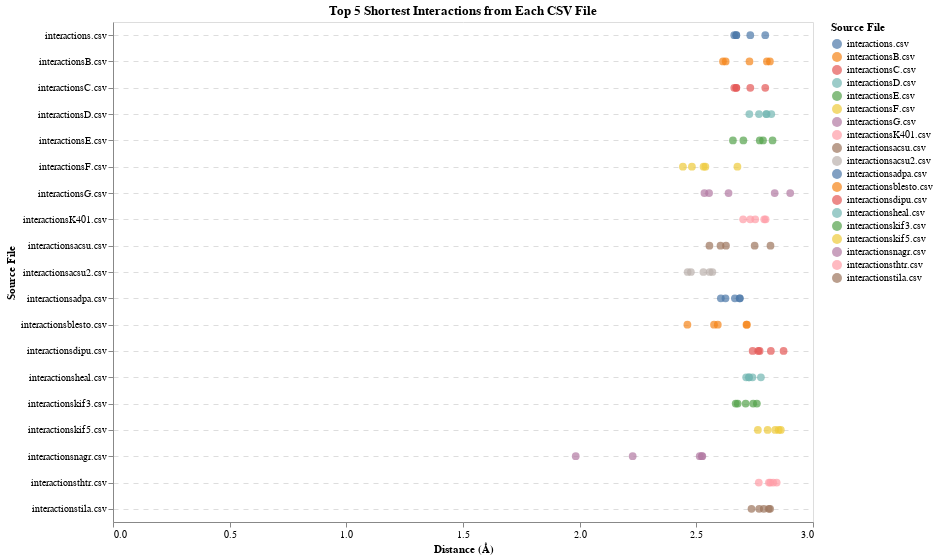

Notebook code for this chart:
### Code cell
import pandas as pd
import altair as alt
import os

# Directory containing the CSV files
input_directory_path = '/Users/jazzeruncal/git/Jazzer_surf/data'  # Update this to your input directory path

# List all CSV files in the directory
csv_files = [f for f in os.listdir(input_directory_path) if f.endswith('.csv')]

# Initialize a list to hold the top 5 interactions from each file
all_top_5_interactions = []

# Process each CSV file
for csv_file in csv_files:
    file_path = os.path.join(input_directory_path, csv_file)
    
    # Load the CSV file
    data = pd.read_csv(file_path)
    
    # Apply the distance filter
    filtered_data = data[data["Distance (Å)"] < 4]
    
    # Sort the data by distance to get the shortest interactions
    sorted_data = filtered_data.sort_values(by="Distance (Å)")
    
    # Select the top 5 shortest interactions
    top_5_interactions = sorted_data.head(5)
    
    # Add a column for the source file
    top_5_interactions['Source File'] = csv_file
    
    # Append to the list
    all_top_5_interactions.append(top_5_interactions)

# Combine all top 5 interactions into a single DataFrame
combined_data = pd.concat(all_top_5_interactions)

# Create the plot
jitter = alt.Chart(combined_data).mark_circle(size=60).encode(
    x=alt.X('Distance (Å):Q', title='Distance (Å)'),
    y=alt.Y('Source File:N', title='Source File'),
    color=alt.Color('Source File:N', legend=alt.Legend(title="Source File")),
    tooltip=['ATP Complete Atom Name', 'Binding Complete Atom Name', 'Binding Residue ID', 'Binding Residue Name', 'Distance (Å)', 'Source File']
).transform_calculate(
    jitter='sqrt(-2*log(random()))*cos(2*PI*random())'
).encode(
    x=alt.X('Distance (Å):Q', title='Distance (Å)', axis=alt.Axis(grid=False)),
    y=alt.Y('Source File:N', title='Source File', axis=alt.Axis(grid=True)),
    xOffset='jitter:Q'
).properties(
    height=500,
    width=700,
    title='Top 5 Shortest Interactions from Each CSV File'
).configure_axis(
    gridDash=[5, 5],
    tickCount=5
).configure_text(
    fontWeight='bold'
)

# Save the plot as an HTML file
jitter.save('top_5_shortest_interactions.html')

# Display the plot in the notebook
jitter

### Figure 1 — Vega-Lite specification as saved in the notebook (floating-point values rounded to 4 significant figures)
{"config": {"view": {"continuousWidth": 300, "continuousHeight": 300}, "axis": {"gridDash": [5, 5], "tickCount": 5}, "text": {"fontWeight": "bold"}}, "data": {"name": "data-3417d93863bc75c8fded583823f98231"}, "mark": {"type": "circle", "size": 60}, "encoding": {"color": {"field": "Source File", "legend": {"title": "Source File"}, "type": "nominal"}, "tooltip": [{"field": "ATP Complete Atom Name", "type": "nominal"}, {"field": "Binding Complete Atom Name", "type": "nominal"}, {"field": "Binding Residue ID", "type": "quantitative"}, {"field": "Binding Residue Name", "type": "nominal"}, {"field": "Distance (Å)", "type": "quantitative"}, {"field": "Source File", "type": "nominal"}], "x": {"axis": {"grid": false}, "field": "Distance (Å)", "title": "Distance (Å)", "type": "quantitative"}, "xOffset": {"field": "jitter", "type": "quantitative"}, "y": {"axis": {"grid": true}, "field": "Source File", "title": "Source File", "type": "nominal"}}, "height": 500, "title": "Top 5 Shortest Interactions from Each CSV File", "transform": [{"calculate": "sqrt(-2*log(random()))*cos(2*PI*random())", "as": "jitter"}], "width": 700, "$schema": "https://vega.github.io/schema/vega-lite/v5.8.0.json", "datasets": {"data-3417d93863bc75c8fded583823f98231": [{"ATP Residue Name": "ATP", "ATP Residue ID": 1, "ATP Atom Name": "O3B", "Binding Residue Name": "SER", "Binding Residue ID": 87, "Binding Atom Name": "N", "Distance (Å)": 2.713, "ATP Complete Atom Name": "Oxygen 3 beta", "Binding Complete Atom Name": "Nitrogen", "Binding Residue Single Letter": "S", "Source File": "interactionsheal.csv"}, {"ATP Residue Name": "ATP", "ATP Residue ID": 1, "ATP Atom Name": "O1A", "Binding Residue Name": "HIS", "Binding Residue ID": 92, "Binding Atom Name": "N", "Distance (Å)": 2.726, "ATP Complete Atom Name": "Oxygen 1 alpha", "Binding Complete Atom Name": "Nitrogen", "Binding Residue Single Letter": "H", "Source File": "interactionsheal.csv"}, {"ATP Residue Name": "ATP", "ATP Residue ID": 1, "ATP Atom Name": "O3B", "Binding Residue Name": "SER", "Binding Residue ID": 87, "Binding Atom Name": "N", "Distance (Å)": 2.726, "ATP Complete Atom Name": "Oxygen 3 beta", "Binding Complete Atom Name": "Nitrogen", "Binding Residue Single Letter": "S", "Source File": "interactionsheal.csv"}, {"ATP Residue Name": "ATP", "ATP Residue ID": 1, "ATP Atom Name": "O1A", "Binding Residue Name": "HIS", "Binding Residue ID": 92, "Binding Atom Name": "N", "Distance (Å)": 2.741, "ATP Complete Atom Name": "Oxygen 1 alpha", "Binding Complete Atom Name": "Nitrogen", "Binding Residue Single Letter": "H", "Source File": "interactionsheal.csv"}, {"ATP Residue Name": "ATP", "ATP Residue ID": 1, "ATP Atom Name": "O1B", "Binding Residue Name": "THR", "Binding Residue ID": 91, "Binding Atom Name": "N", "Distance (Å)": 2.777, "ATP Complete Atom Name": "Oxygen 1 beta", "Binding Complete Atom Name": "Nitrogen", "Binding Residue Single Letter": "T", "Source File": "interactionsheal.csv"}, {"ATP Residue Name": "ATP", "ATP Residue ID": 1, "ATP Atom Name": "O2A", "Binding Residue Name": "TYR", "Binding Residue ID": 156, "Binding Atom Name": "N", "Distance (Å)": 2.768, "ATP Complete Atom Name": "Oxygen 2 alpha", "Binding Complete Atom Name": "Nitrogen", "Binding Residue Single Letter": "Y", "Source File": "interactionsthtr.csv"}, {"ATP Residue Name": "ATP", "ATP Residue ID": 1, "ATP Atom Name": "O1B", "Binding Residue Name": "THR", "Binding Residue ID": 155, "Binding Atom Name": "N", "Distance (Å)": 2.811, "ATP Complete Atom Name": "Oxygen 1 beta", "Binding Complete Atom Name": "Nitrogen", "Binding Residue Single Letter": "T", "Source File": "interactionsthtr.csv"}, {"ATP Residue Name": "ATP", "ATP Residue ID": 1, "ATP Atom Name": "O1B", "Binding Residue Name": "THR", "Binding Residue ID": 155, "Binding Atom Name": "OG1", "Distance (Å)": 2.818, "ATP Complete Atom Name": "Oxygen 1 beta", "Binding Complete Atom Name": "Oxygen gamma 1", "Binding Residue Single Letter": "T", "Source File": "interactionsthtr.csv"}, {"ATP Residue Name": "ATP", "ATP Residue ID": 1, "ATP Atom Name": "O2A", "Binding Residue Name": "TYR", "Binding Residue ID": 156, "Binding Atom Name": "N", "Distance (Å)": 2.829, "ATP Complete Atom Name": "Oxygen 2 alpha", "Binding Complete Atom Name": "Nitrogen", "Binding Residue Single Letter": "Y", "Source File": "interactionsthtr.csv"}, {"ATP Residue Name": "ATP", "ATP Residue ID": 1, "ATP Atom Name": "O1B", "Binding Residue Name": "THR", "Binding Residue ID": 155, "Binding Atom Name": "N", "Distance (Å)": 2.844, "ATP Complete Atom Name": "Oxygen 1 beta", "Binding Complete Atom Name": "Nitrogen", "Binding Residue Single Letter": "T", "Source File": "interactionsthtr.csv"}, {"ATP Residue Name": "ATP", "ATP Residue ID": 1, "ATP Atom Name": "O1G", "Binding Residue Name": "THR", "Binding Residue ID": 94, "Binding Atom Name": "CA", "Distance (Å)": 2.535, "ATP Complete Atom Name": "Oxygen 1 gamma", "Binding Complete Atom Name": "Calcium", "Binding Residue Single Letter": "T", "Source File": "interactionsG.csv"}, {"ATP Residue Name": "ATP", "ATP Residue ID": 1, "ATP Atom Name": "O3B", "Binding Residue Name": "SER", "Binding Residue ID": 95, "Binding Atom Name": "N", "Distance (Å)": 2.555, "ATP Complete Atom Name": "Oxygen 3 beta", "Binding Complete Atom Name": "Nitrogen", "Binding Residue Single Letter": "S", "Source File": "interactionsG.csv"}, {"ATP Residue Name": "ATP", "ATP Residue ID": 1, "ATP Atom Name": "O2B", "Binding Residue Name": "SER", "Binding Residue ID": 96, "Binding Atom Name": "N", "Distance (Å)": 2.638, "ATP Complete Atom Name": "Oxygen 2 beta", "Binding Complete Atom Name": "Nitrogen", "Binding Residue Single Letter": "S", "Source File": "interactionsG.csv"}, {"ATP Residue Name": "ATP", "ATP Residue ID": 1, "ATP Atom Name": "O1B", "Binding Residue Name": "THR", "Binding Residue ID": 99, "Binding Atom Name": "OG1", "Distance (Å)": 2.836, "ATP Complete Atom Name": "Oxygen 1 beta", "Binding Complete Atom Name": "Oxygen gamma 1", "Binding Residue Single Letter": "T", "Source File": "interactionsG.csv"}, {"ATP Residue Name": "ATP", "ATP Residue ID": 1, "ATP Atom Name": "O2A", "Binding Residue Name": "HIS", "Binding Residue ID": 100, "Binding Atom Name": "N", "Distance (Å)": 2.902, "ATP Complete Atom Name": "Oxygen 2 alpha", "Binding Complete Atom Name": "Nitrogen", "Binding Residue Single Letter": "H", "Source File": "interactionsG.csv"}, {"ATP Residue Name": "ATP", "ATP Residue ID": 1, "ATP Atom Name": "O1G", "Binding Residue Name": "LYS", "Binding Residue ID": 98, "Binding Atom Name": "NZ", "Distance (Å)": 2.662, "ATP Complete Atom Name": "Oxygen 1 gamma", "Binding Complete Atom Name": "Nitrogen zeta", "Binding Residue Single Letter": "K", "Source File": "interactions.csv"}, {"ATP Residue Name": "ATP", "ATP Residue ID": 1, "ATP Atom Name": "O3B", "Binding Residue Name": "SER", "Binding Residue ID": 95, "Binding Atom Name": "N", "Distance (Å)": 2.671, "ATP Complete Atom Name": "Oxygen 3 beta", "Binding Complete Atom Name": "Nitrogen", "Binding Residue Single Letter": "S", "Source File": "interactions.csv"}, {"ATP Residue Name": "ATP", "ATP Residue ID": 1, "ATP Atom Name": "O1G", "Binding Residue Name": "LYS", "Binding Residue ID": 98, "Binding Atom Name": "NZ", "Distance (Å)": 2.672, "ATP Complete Atom Name": "Oxygen 1 gamma", "Binding Complete Atom Name": "Nitrogen zeta", "Binding Residue Single Letter": "K", "Source File": "interactions.csv"}, {"ATP Residue Name": "ATP", "ATP Residue ID": 1, "ATP Atom Name": "O1A", "Binding Residue Name": "HIS", "Binding Residue ID": 100, "Binding Atom Name": "N", "Distance (Å)": 2.731, "ATP Complete Atom Name": "Oxygen 1 alpha", "Binding Complete Atom Name": "Nitrogen", "Binding Residue Single Letter": "H", "Source File": "interactions.csv"}, {"ATP Residue Name": "ATP", "ATP Residue ID": 1, "ATP Atom Name": "O2B", "Binding Residue Name": "THR", "Binding Residue ID": 99, "Binding Atom Name": "OG1", "Distance (Å)": 2.795, "ATP Complete Atom Name": "Oxygen 2 beta", "Binding Complete Atom Name": "Oxygen gamma 1", "Binding Residue Single Letter": "T", "Source File": "interactions.csv"}, {"ATP Residue Name": "ATP", "ATP Residue ID": 1, "ATP Atom Name": "O1G", "Binding Residue Name": "LYS", "Binding Residue ID": 95, "Binding Atom Name": "NZ", "Distance (Å)": 2.736, "ATP Complete Atom Name": "Oxygen 1 gamma", "Binding Complete Atom Name": "Nitrogen zeta", "Binding Residue Single Letter": "K", "Source File": "interactionstila.csv"}, {"ATP Residue Name": "ATP", "ATP Residue ID": 1, "ATP Atom Name": "O1B", "Binding Residue Name": "LYS", "Binding Residue ID": 95, "Binding Atom Name": "NZ", "Distance (Å)": 2.769, "ATP Complete Atom Name": "Oxygen 1 beta", "Binding Complete Atom Name": "Nitrogen zeta", "Binding Residue Single Letter": "K", "Source File": "interactionstila.csv"}, {"ATP Residue Name": "ATP", "ATP Residue ID": 1, "ATP Atom Name": "O2A", "Binding Residue Name": "HIS", "Binding Residue ID": 97, "Binding Atom Name": "N", "Distance (Å)": 2.789, "ATP Complete Atom Name": "Oxygen 2 alpha", "Binding Complete Atom Name": "Nitrogen", "Binding Residue Single Letter": "H", "Source File": "interactionstila.csv"}, {"ATP Residue Name": "ATP", "ATP Residue ID": 1, "ATP Atom Name": "O1G", "Binding Residue Name": "LYS", "Binding Residue ID": 95, "Binding Atom Name": "NZ", "Distance (Å)": 2.811, "ATP Complete Atom Name": "Oxygen 1 gamma", "Binding Complete Atom Name": "Nitrogen zeta", "Binding Residue Single Letter": "K", "Source File": "interactionstila.csv"}, {"ATP Residue Name": "ATP", "ATP Residue ID": 1, "ATP Atom Name": "O2B", "Binding Residue Name": "THR", "Binding Residue ID": 96, "Binding Atom Name": "N", "Distance (Å)": 2.816, "ATP Complete Atom Name": "Oxygen 2 beta", "Binding Complete Atom Name": "Nitrogen", "Binding Residue Single Letter": "T", "Source File": "interactionstila.csv"}, {"ATP Residue Name": "ATP", "ATP Residue ID": 1, "ATP Atom Name": "O1G", "Binding Residue Name": "THR", "Binding Residue ID": 92, "Binding Atom Name": "OG1", "Distance (Å)": 2.442, "ATP Complete Atom Name": "Oxygen 1 gamma", "Binding Complete Atom Name": "Oxygen gamma 1", "Binding Residue Single Letter": "T", "Source File": "interactionsF.csv"}, {"ATP Residue Name": "ATP", "ATP Residue ID": 1, "ATP Atom Name": "O1G", "Binding Residue Name": "THR", "Binding Residue ID": 92, "Binding Atom Name": "OG1", "Distance (Å)": 2.481, "ATP Complete Atom Name": "Oxygen 1 gamma", "Binding Complete Atom Name": "Oxygen gamma 1", "Binding Residue Single Letter": "T", "Source File": "interactionsF.csv"}, {"ATP Residue Name": "ATP", "ATP Residue ID": 1, "ATP Atom Name": "O1B", "Binding Residue Name": "THR", "Binding Residue ID": 92, "Binding Atom Name": "N", "Distance (Å)": 2.531, "ATP Complete Atom Name": "Oxygen 1 beta", "Binding Complete Atom Name": "Nitrogen", "Binding Residue Single Letter": "T", "Source File": "interactionsF.csv"}, {"ATP Residue Name": "ATP", "ATP Residue ID": 1, "ATP Atom Name": "O1B", "Binding Residue Name": "THR", "Binding Residue ID": 92, "Binding Atom Name": "N", "Distance (Å)": 2.539, "ATP Complete Atom Name": "Oxygen 1 beta", "Binding Complete Atom Name": "Nitrogen", "Binding Residue Single Letter": "T", "Source File": "interactionsF.csv"}, {"ATP Residue Name": "ATP", "ATP Residue ID": 1, "ATP Atom Name": "O1A", "Binding Residue Name": "PHE", "Binding Residue ID": 93, "Binding Atom Name": "N", "Distance (Å)": 2.676, "ATP Complete Atom Name": "Oxygen 1 alpha", "Binding Complete Atom Name": "Nitrogen", "Binding Residue Single Letter": "F", "Source File": "interactionsF.csv"}, {"ATP Residue Name": "ATP", "ATP Residue ID": 1, "ATP Atom Name": "O1A", "Binding Residue Name": "PHE", "Binding Residue ID": 93, "Binding Atom Name": "N", "Distance (Å)": 2.727, "ATP Complete Atom Name": "Oxygen 1 alpha", "Binding Complete Atom Name": "Nitrogen", "Binding Residue Single Letter": "F", "Source File": "interactionsD.csv"}, {"ATP Residue Name": "ATP", "ATP Residue ID": 1, "ATP Atom Name": "O1A", "Binding Residue Name": "PHE", "Binding Residue ID": 93, "Binding Atom Name": "N", "Distance (Å)": 2.768, "ATP Complete Atom Name": "Oxygen 1 alpha", "Binding Complete Atom Name": "Nitrogen", "Binding Residue Single Letter": "F", "Source File": "interactionsD.csv"}, {"ATP Residue Name": "ATP", "ATP Residue ID": 1, "ATP Atom Name": "O2B", "Binding Residue Name": "THR", "Binding Residue ID": 92, "Binding Atom Name": "N", "Distance (Å)": 2.8, "ATP Complete Atom Name": "Oxygen 2 beta", "Binding Complete Atom Name": "Nitrogen", "Binding Residue Single Letter": "T", "Source File": "interactionsD.csv"}, {"ATP Residue Name": "ATP", "ATP Residue ID": 1, "ATP Atom Name": "O2B", "Binding Residue Name": "THR", "Binding Residue ID": 92, "Binding Atom Name": "OG1", "Distance (Å)": 2.801, "ATP Complete Atom Name": "Oxygen 2 beta", "Binding Complete Atom Name": "Oxygen gamma 1", "Binding Residue Single Letter": "T", "Source File": "interactionsD.csv"}, {"ATP Residue Name": "ATP", "ATP Residue ID": 1, "ATP Atom Name": "O2B", "Binding Residue Name": "THR", "Binding Residue ID": 92, "Binding Atom Name": "N", "Distance (Å)": 2.821, "ATP Complete Atom Name": "Oxygen 2 beta", "Binding Complete Atom Name": "Nitrogen", "Binding Residue Single Letter": "T", "Source File": "interactionsD.csv"}, {"ATP Residue Name": "ATP", "ATP Residue ID": 1, "ATP Atom Name": "O2B", "Binding Residue Name": "THR", "Binding Residue ID": 92, "Binding Atom Name": "OG1", "Distance (Å)": 2.556, "ATP Complete Atom Name": "Oxygen 2 beta", "Binding Complete Atom Name": "Oxygen gamma 1", "Binding Residue Single Letter": "T", "Source File": "interactionsacsu.csv"}, {"ATP Residue Name": "ATP", "ATP Residue ID": 1, "ATP Atom Name": "O2B", "Binding Residue Name": "THR", "Binding Residue ID": 92, "Binding Atom Name": "OG1", "Distance (Å)": 2.604, "ATP Complete Atom Name": "Oxygen 2 beta", "Binding Complete Atom Name": "Oxygen gamma 1", "Binding Residue Single Letter": "T", "Source File": "interactionsacsu.csv"}, {"ATP Residue Name": "ATP", "ATP Residue ID": 1, "ATP Atom Name": "O1A", "Binding Residue Name": "HIS", "Binding Residue ID": 93, "Binding Atom Name": "N", "Distance (Å)": 2.627, "ATP Complete Atom Name": "Oxygen 1 alpha", "Binding Complete Atom Name": "Nitrogen", "Binding Residue Single Letter": "H", "Source File": "interactionsacsu.csv"}, {"ATP Residue Name": "ATP", "ATP Residue ID": 1, "ATP Atom Name": "O1A", "Binding Residue Name": "HIS", "Binding Residue ID": 93, "Binding Atom Name": "N", "Distance (Å)": 2.75, "ATP Complete Atom Name": "Oxygen 1 alpha", "Binding Complete Atom Name": "Nitrogen", "Binding Residue Single Letter": "H", "Source File": "interactionsacsu.csv"}, {"ATP Residue Name": "ATP", "ATP Residue ID": 1, "ATP Atom Name": "O2B", "Binding Residue Name": "THR", "Binding Residue ID": 92, "Binding Atom Name": "N", "Distance (Å)": 2.818, "ATP Complete Atom Name": "Oxygen 2 beta", "Binding Complete Atom Name": "Nitrogen", "Binding Residue Single Letter": "T", "Source File": "interactionsacsu.csv"}, {"ATP Residue Name": "ATP", "ATP Residue ID": 1, "ATP Atom Name": "O3G", "Binding Residue Name": "LYS", "Binding Residue ID": 98, "Binding Atom Name": "NZ", "Distance (Å)": 2.657, "ATP Complete Atom Name": "Oxygen 3 gamma", "Binding Complete Atom Name": "Nitrogen zeta", "Binding Residue Single Letter": "K", "Source File": "interactionsE.csv"}, {"ATP Residue Name": "ATP", "ATP Residue ID": 1, "ATP Atom Name": "O3G", "Binding Residue Name": "LYS", "Binding Residue ID": 98, "Binding Atom Name": "NZ", "Distance (Å)": 2.702, "ATP Complete Atom Name": "Oxygen 3 gamma", "Binding Complete Atom Name": "Nitrogen zeta", "Binding Residue Single Letter": "K", "Source File": "interactionsE.csv"}, {"ATP Residue Name": "ATP", "ATP Residue ID": 1, "ATP Atom Name": "O3B", "Binding Residue Name": "SER", "Binding Residue ID": 95, "Binding Atom Name": "N", "Distance (Å)": 2.772, "ATP Complete Atom Name": "Oxygen 3 beta", "Binding Complete Atom Name": "Nitrogen", "Binding Residue Single Letter": "S", "Source File": "interactionsE.csv"}, {"ATP Residue Name": "ATP", "ATP Residue ID": 1, "ATP Atom Name": "O2G", "Binding Residue Name": "THR", "Binding Residue ID": 94, "Binding Atom Name": "CG2", "Distance (Å)": 2.786, "ATP Complete Atom Name": "Oxygen 2 gamma", "Binding Complete Atom Name": "Unknown", "Binding Residue Single Letter": "T", "Source File": "interactionsE.csv"}, {"ATP Residue Name": "ATP", "ATP Residue ID": 1, "ATP Atom Name": "O3B", "Binding Residue Name": "SER", "Binding Residue ID": 95, "Binding Atom Name": "N", "Distance (Å)": 2.827, "ATP Complete Atom Name": "Oxygen 3 beta", "Binding Complete Atom Name": "Nitrogen", "Binding Residue Single Letter": "S", "Source File": "interactionsE.csv"}, {"ATP Residue Name": "ATP", "ATP Residue ID": 1, "ATP Atom Name": "O3G", "Binding Residue Name": "LYS", "Binding Residue ID": 91, "Binding Atom Name": "NZ", "Distance (Å)": 2.614, "ATP Complete Atom Name": "Oxygen 3 gamma", "Binding Complete Atom Name": "Nitrogen zeta", "Binding Residue Single Letter": "K", "Source File": "interactionsB.csv"}, {"ATP Residue Name": "ATP", "ATP Residue ID": 1, "ATP Atom Name": "O3G", "Binding Residue Name": "LYS", "Binding Residue ID": 91, "Binding Atom Name": "NZ", "Distance (Å)": 2.626, "ATP Complete Atom Name": "Oxygen 3 gamma", "Binding Complete Atom Name": "Nitrogen zeta", "Binding Residue Single Letter": "K", "Source File": "interactionsB.csv"}, {"ATP Residue Name": "ATP", "ATP Residue ID": 1, "ATP Atom Name": "O3B", "Binding Residue Name": "GLY", "Binding Residue ID": 88, "Binding Atom Name": "N", "Distance (Å)": 2.728, "ATP Complete Atom Name": "Oxygen 3 beta", "Binding Complete Atom Name": "Nitrogen", "Binding Residue Single Letter": "G", "Source File": "interactionsB.csv"}, {"ATP Residue Name": "ATP", "ATP Residue ID": 1, "ATP Atom Name": "O1A", "Binding Residue Name": "PHE", "Binding Residue ID": 93, "Binding Atom Name": "N", "Distance (Å)": 2.803, "ATP Complete Atom Name": "Oxygen 1 alpha", "Binding Complete Atom Name": "Nitrogen", "Binding Residue Single Letter": "F", "Source File": "interactionsB.csv"}, {"ATP Residue Name": "ATP", "ATP Residue ID": 1, "ATP Atom Name": "O2G", "Binding Residue Name": "SER", "Binding Residue ID": 205, "Binding Atom Name": "CB", "Distance (Å)": 2.815, "ATP Complete Atom Name": "Oxygen 2 gamma", "Binding Complete Atom Name": "Carbon beta", "Binding Residue Single Letter": "S", "Source File": "interactionsB.csv"}, {"ATP Residue Name": "ATP", "ATP Residue ID": 1, "ATP Atom Name": "O1G", "Binding Residue Name": "LYS", "Binding Residue ID": 98, "Binding Atom Name": "NZ", "Distance (Å)": 2.662, "ATP Complete Atom Name": "Oxygen 1 gamma", "Binding Complete Atom Name": "Nitrogen zeta", "Binding Residue Single Letter": "K", "Source File": "interactionsC.csv"}, {"ATP Residue Name": "ATP", "ATP Residue ID": 1, "ATP Atom Name": "O3B", "Binding Residue Name": "SER", "Binding Residue ID": 95, "Binding Atom Name": "N", "Distance (Å)": 2.671, "ATP Complete Atom Name": "Oxygen 3 beta", "Binding Complete Atom Name": "Nitrogen", "Binding Residue Single Letter": "S", "Source File": "interactionsC.csv"}, {"ATP Residue Name": "ATP", "ATP Residue ID": 1, "ATP Atom Name": "O1G", "Binding Residue Name": "LYS", "Binding Residue ID": 98, "Binding Atom Name": "NZ", "Distance (Å)": 2.672, "ATP Complete Atom Name": "Oxygen 1 gamma", "Binding Complete Atom Name": "Nitrogen zeta", "Binding Residue Single Letter": "K", "Source File": "interactionsC.csv"}, {"ATP Residue Name": "ATP", "ATP Residue ID": 1, "ATP Atom Name": "O1A", "Binding Residue Name": "HIS", "Binding Residue ID": 100, "Binding Atom Name": "N", "Distance (Å)": 2.731, "ATP Complete Atom Name": "Oxygen 1 alpha", "Binding Complete Atom Name": "Nitrogen", "Binding Residue Single Letter": "H", "Source File": "interactionsC.csv"}, {"ATP Residue Name": "ATP", "ATP Residue ID": 1, "ATP Atom Name": "O2B", "Binding Residue Name": "THR", "Binding Residue ID": 99, "Binding Atom Name": "OG1", "Distance (Å)": 2.795, "ATP Complete Atom Name": "Oxygen 2 beta", "Binding Complete Atom Name": "Oxygen gamma 1", "Binding Residue Single Letter": "T", "Source File": "interactionsC.csv"}, {"ATP Residue Name": "ATP", "ATP Residue ID": 1, "ATP Atom Name": "O2B", "Binding Residue Name": "THR", "Binding Residue ID": 92, "Binding Atom Name": "OG1", "Distance (Å)": 2.741, "ATP Complete Atom Name": "Oxygen 2 beta", "Binding Complete Atom Name": "Oxygen gamma 1", "Binding Residue Single Letter": "T", "Source File": "interactionsdipu.csv"}, {"ATP Residue Name": "ATP", "ATP Residue ID": 1, "ATP Atom Name": "O2B", "Binding Residue Name": "THR", "Binding Residue ID": 92, "Binding Atom Name": "OG1", "Distance (Å)": 2.765, "ATP Complete Atom Name": "Oxygen 2 beta", "Binding Complete Atom Name": "Oxygen gamma 1", "Binding Residue Single Letter": "T", "Source File": "interactionsdipu.csv"}, {"ATP Residue Name": "ATP", "ATP Residue ID": 1, "ATP Atom Name": "O2A", "Binding Residue Name": "HIS", "Binding Residue ID": 93, "Binding Atom Name": "N", "Distance (Å)": 2.771, "ATP Complete Atom Name": "Oxygen 2 alpha", "Binding Complete Atom Name": "Nitrogen", "Binding Residue Single Letter": "H", "Source File": "interactionsdipu.csv"}, {"ATP Residue Name": "ATP", "ATP Residue ID": 1, "ATP Atom Name": "O2A", "Binding Residue Name": "HIS", "Binding Residue ID": 93, "Binding Atom Name": "N", "Distance (Å)": 2.819, "ATP Complete Atom Name": "Oxygen 2 alpha", "Binding Complete Atom Name": "Nitrogen", "Binding Residue Single Letter": "H", "Source File": "interactionsdipu.csv"}, {"ATP Residue Name": "ATP", "ATP Residue ID": 1, "ATP Atom Name": "O2G", "Binding Residue Name": "LYS", "Binding Residue ID": 91, "Binding Atom Name": "NZ", "Distance (Å)": 2.874, "ATP Complete Atom Name": "Oxygen 2 gamma", "Binding Complete Atom Name": "Nitrogen zeta", "Binding Residue Single Letter": "K", "Source File": "interactionsdipu.csv"}, {"ATP Residue Name": "ATP", "ATP Residue ID": 1, "ATP Atom Name": "O3G", "Binding Residue Name": "SER", "Binding Residue ID": 212, "Binding Atom Name": "CB", "Distance (Å)": 2.462, "ATP Complete Atom Name": "Oxygen 3 gamma", "Binding Complete Atom Name": "Carbon beta", "Binding Residue Single Letter": "S", "Source File": "interactionsblesto.csv"}, {"ATP Residue Name": "ATP", "ATP Residue ID": 1, "ATP Atom Name": "O3B", "Binding Residue Name": "SER", "Binding Residue ID": 98, "Binding Atom Name": "N", "Distance (Å)": 2.576, "ATP Complete Atom Name": "Oxygen 3 beta", "Binding Complete Atom Name": "Nitrogen", "Binding Residue Single Letter": "S", "Source File": "interactionsblesto.csv"}, {"ATP Residue Name": "ATP", "ATP Residue ID": 1, "ATP Atom Name": "O3G", "Binding Residue Name": "THR", "Binding Residue ID": 97, "Binding Atom Name": "CG2", "Distance (Å)": 2.592, "ATP Complete Atom Name": "Oxygen 3 gamma", "Binding Complete Atom Name": "Unknown", "Binding Residue Single Letter": "T", "Source File": "interactionsblesto.csv"}, {"ATP Residue Name": "ATP", "ATP Residue ID": 1, "ATP Atom Name": "O1B", "Binding Residue Name": "THR", "Binding Residue ID": 102, "Binding Atom Name": "OG1", "Distance (Å)": 2.715, "ATP Complete Atom Name": "Oxygen 1 beta", "Binding Complete Atom Name": "Oxygen gamma 1", "Binding Residue Single Letter": "T", "Source File": "interactionsblesto.csv"}, {"ATP Residue Name": "ATP", "ATP Residue ID": 1, "ATP Atom Name": "O3G", "Binding Residue Name": "THR", "Binding Residue ID": 97, "Binding Atom Name": "CG2", "Distance (Å)": 2.717, "ATP Complete Atom Name": "Oxygen 3 gamma", "Binding Complete Atom Name": "Unknown", "Binding Residue Single Letter": "T", "Source File": "interactionsblesto.csv"}, {"ATP Residue Name": "ATP", "ATP Residue ID": 1, "ATP Atom Name": "O3G", "Binding Residue Name": "LYS", "Binding Residue ID": 92, "Binding Atom Name": "NZ", "Distance (Å)": 2.605, "ATP Complete Atom Name": "Oxygen 3 gamma", "Binding Complete Atom Name": "Nitrogen zeta", "Binding Residue Single Letter": "K", "Source File": "interactionsadpa.csv"}, {"ATP Residue Name": "ATP", "ATP Residue ID": 1, "ATP Atom Name": "O3G", "Binding Residue Name": "LYS", "Binding Residue ID": 92, "Binding Atom Name": "NZ", "Distance (Å)": 2.625, "ATP Complete Atom Name": "Oxygen 3 gamma", "Binding Complete Atom Name": "Nitrogen zeta", "Binding Residue Single Letter": "K", "Source File": "interactionsadpa.csv"}, {"ATP Residue Name": "ATP", "ATP Residue ID": 1, "ATP Atom Name": "O2B", "Binding Residue Name": "THR", "Binding Residue ID": 93, "Binding Atom Name": "OG1", "Distance (Å)": 2.665, "ATP Complete Atom Name": "Oxygen 2 beta", "Binding Complete Atom Name": "Oxygen gamma 1", "Binding Residue Single Letter": "T", "Source File": "interactionsadpa.csv"}, {"ATP Residue Name": "ATP", "ATP Residue ID": 1, "ATP Atom Name": "O2G", "Binding Residue Name": "SER", "Binding Residue ID": 204, "Binding Atom Name": "CB", "Distance (Å)": 2.686, "ATP Complete Atom Name": "Oxygen 2 gamma", "Binding Complete Atom Name": "Carbon beta", "Binding Residue Single Letter": "S", "Source File": "interactionsadpa.csv"}, {"ATP Residue Name": "ATP", "ATP Residue ID": 1, "ATP Atom Name": "O2B", "Binding Residue Name": "THR", "Binding Residue ID": 93, "Binding Atom Name": "OG1", "Distance (Å)": 2.686, "ATP Complete Atom Name": "Oxygen 2 beta", "Binding Complete Atom Name": "Oxygen gamma 1", "Binding Residue Single Letter": "T", "Source File": "interactionsadpa.csv"}, {"ATP Residue Name": "ATP", "ATP Residue ID": 1, "ATP Atom Name": "O1A", "Binding Residue Name": "HIS", "Binding Residue ID": 100, "Binding Atom Name": "N", "Distance (Å)": 2.7, "ATP Complete Atom Name": "Oxygen 1 alpha", "Binding Complete Atom Name": "Nitrogen", "Binding Residue Single Letter": "H", "Source File": "interactionsK401.csv"}, {"ATP Residue Name": "ATP", "ATP Residue ID": 1, "ATP Atom Name": "O1G", "Binding Residue Name": "LYS", "Binding Residue ID": 98, "Binding Atom Name": "NZ", "Distance (Å)": 2.731, "ATP Complete Atom Name": "Oxygen 1 gamma", "Binding Complete Atom Name": "Nitrogen zeta", "Binding Residue Single Letter": "K", "Source File": "interactionsK401.csv"}, {"ATP Residue Name": "ATP", "ATP Residue ID": 1, "ATP Atom Name": "O1A", "Binding Residue Name": "HIS", "Binding Residue ID": 100, "Binding Atom Name": "N", "Distance (Å)": 2.753, "ATP Complete Atom Name": "Oxygen 1 alpha", "Binding Complete Atom Name": "Nitrogen", "Binding Residue Single Letter": "H", "Source File": "interactionsK401.csv"}, {"ATP Residue Name": "ATP", "ATP Residue ID": 1, "ATP Atom Name": "O1B", "Binding Residue Name": "THR", "Binding Residue ID": 99, "Binding Atom Name": "N", "Distance (Å)": 2.791, "ATP Complete Atom Name": "Oxygen 1 beta", "Binding Complete Atom Name": "Nitrogen", "Binding Residue Single Letter": "T", "Source File": "interactionsK401.csv"}, {"ATP Residue Name": "ATP", "ATP Residue ID": 1, "ATP Atom Name": "O1G", "Binding Residue Name": "LYS", "Binding Residue ID": 98, "Binding Atom Name": "NZ", "Distance (Å)": 2.797, "ATP Complete Atom Name": "Oxygen 1 gamma", "Binding Complete Atom Name": "Nitrogen zeta", "Binding Residue Single Letter": "K", "Source File": "interactionsK401.csv"}, {"ATP Residue Name": "ATP", "ATP Residue ID": 1, "ATP Atom Name": "O3G", "Binding Residue Name": "THR", "Binding Residue ID": 91, "Binding Atom Name": "OG1", "Distance (Å)": 2.463, "ATP Complete Atom Name": "Oxygen 3 gamma", "Binding Complete Atom Name": "Oxygen gamma 1", "Binding Residue Single Letter": "T", "Source File": "interactionsacsu2.csv"}, {"ATP Residue Name": "ATP", "ATP Residue ID": 1, "ATP Atom Name": "O3G", "Binding Residue Name": "THR", "Binding Residue ID": 91, "Binding Atom Name": "OG1", "Distance (Å)": 2.477, "ATP Complete Atom Name": "Oxygen 3 gamma", "Binding Complete Atom Name": "Oxygen gamma 1", "Binding Residue Single Letter": "T", "Source File": "interactionsacsu2.csv"}, {"ATP Residue Name": "ATP", "ATP Residue ID": 1, "ATP Atom Name": "O1A", "Binding Residue Name": "HIS", "Binding Residue ID": 92, "Binding Atom Name": "N", "Distance (Å)": 2.53, "ATP Complete Atom Name": "Oxygen 1 alpha", "Binding Complete Atom Name": "Nitrogen", "Binding Residue Single Letter": "H", "Source File": "interactionsacsu2.csv"}, {"ATP Residue Name": "ATP", "ATP Residue ID": 1, "ATP Atom Name": "O2B", "Binding Residue Name": "THR", "Binding Residue ID": 91, "Binding Atom Name": "N", "Distance (Å)": 2.557, "ATP Complete Atom Name": "Oxygen 2 beta", "Binding Complete Atom Name": "Nitrogen", "Binding Residue Single Letter": "T", "Source File": "interactionsacsu2.csv"}, {"ATP Residue Name": "ATP", "ATP Residue ID": 1, "ATP Atom Name": "O1A", "Binding Residue Name": "HIS", "Binding Residue ID": 92, "Binding Atom Name": "N", "Distance (Å)": 2.569, "ATP Complete Atom Name": "Oxygen 1 alpha", "Binding Complete Atom Name": "Nitrogen", "Binding Residue Single Letter": "H", "Source File": "interactionsacsu2.csv"}, {"ATP Residue Name": "ATP", "ATP Residue ID": 1, "ATP Atom Name": "O3G", "Binding Residue Name": "LYS", "Binding Residue ID": 92, "Binding Atom Name": "NZ", "Distance (Å)": 2.764, "ATP Complete Atom Name": "Oxygen 3 gamma", "Binding Complete Atom Name": "Nitrogen zeta", "Binding Residue Single Letter": "K", "Source File": "interactionskif5.csv"}, {"ATP Residue Name": "ATP", "ATP Residue ID": 1, "ATP Atom Name": "O3B", "Binding Residue Name": "SER", "Binding Residue ID": 89, "Binding Atom Name": "N", "Distance (Å)": 2.806, "ATP Complete Atom Name": "Oxygen 3 beta", "Binding Complete Atom Name": "Nitrogen", "Binding Residue Single Letter": "S", "Source File": "interactionskif5.csv"}, {"ATP Residue Name": "ATP", "ATP Residue ID": 1, "ATP Atom Name": "O3G", "Binding Residue Name": "LYS", "Binding Residue ID": 92, "Binding Atom Name": "NZ", "Distance (Å)": 2.838, "ATP Complete Atom Name": "Oxygen 3 gamma", "Binding Complete Atom Name": "Nitrogen zeta", "Binding Residue Single Letter": "K", "Source File": "interactionskif5.csv"}, {"ATP Residue Name": "ATP", "ATP Residue ID": 1, "ATP Atom Name": "O2B", "Binding Residue Name": "LYS", "Binding Residue ID": 92, "Binding Atom Name": "NZ", "Distance (Å)": 2.853, "ATP Complete Atom Name": "Oxygen 2 beta", "Binding Complete Atom Name": "Nitrogen zeta", "Binding Residue Single Letter": "K", "Source File": "interactionskif5.csv"}, {"ATP Residue Name": "ATP", "ATP Residue ID": 1, "ATP Atom Name": "O3B", "Binding Residue Name": "SER", "Binding Residue ID": 89, "Binding Atom Name": "N", "Distance (Å)": 2.862, "ATP Complete Atom Name": "Oxygen 3 beta", "Binding Complete Atom Name": "Nitrogen", "Binding Residue Single Letter": "S", "Source File": "interactionskif5.csv"}, {"ATP Residue Name": "ATP", "ATP Residue ID": 1, "ATP Atom Name": "C5'", "Binding Residue Name": "ASN", "Binding Residue ID": 211, "Binding Atom Name": "ND2", "Distance (Å)": 1.983, "ATP Complete Atom Name": "Carbon 5 prime", "Binding Complete Atom Name": "Unknown", "Binding Residue Single Letter": "N", "Source File": "interactionsnagr.csv"}, {"ATP Residue Name": "ATP", "ATP Residue ID": 1, "ATP Atom Name": "C5'", "Binding Residue Name": "ASN", "Binding Residue ID": 211, "Binding Atom Name": "ND2", "Distance (Å)": 2.227, "ATP Complete Atom Name": "Carbon 5 prime", "Binding Complete Atom Name": "Unknown", "Binding Residue Single Letter": "N", "Source File": "interactionsnagr.csv"}, {"ATP Residue Name": "ATP", "ATP Residue ID": 1, "ATP Atom Name": "O2G", "Binding Residue Name": "SER", "Binding Residue ID": 214, "Binding Atom Name": "CA", "Distance (Å)": 2.514, "ATP Complete Atom Name": "Oxygen 2 gamma", "Binding Complete Atom Name": "Calcium", "Binding Residue Single Letter": "S", "Source File": "interactionsnagr.csv"}, {"ATP Residue Name": "ATP", "ATP Residue ID": 1, "ATP Atom Name": "O1G", "Binding Residue Name": "LYS", "Binding Residue ID": 95, "Binding Atom Name": "NZ", "Distance (Å)": 2.524, "ATP Complete Atom Name": "Oxygen 1 gamma", "Binding Complete Atom Name": "Nitrogen zeta", "Binding Residue Single Letter": "K", "Source File": "interactionsnagr.csv"}, {"ATP Residue Name": "ATP", "ATP Residue ID": 1, "ATP Atom Name": "O1G", "Binding Residue Name": "LYS", "Binding Residue ID": 95, "Binding Atom Name": "NZ", "Distance (Å)": 2.526, "ATP Complete Atom Name": "Oxygen 1 gamma", "Binding Complete Atom Name": "Nitrogen zeta", "Binding Residue Single Letter": "K", "Source File": "interactionsnagr.csv"}, {"ATP Residue Name": "ATP", "ATP Residue ID": 1, "ATP Atom Name": "O2B", "Binding Residue Name": "THR", "Binding Residue ID": 92, "Binding Atom Name": "N", "Distance (Å)": 2.669, "ATP Complete Atom Name": "Oxygen 2 beta", "Binding Complete Atom Name": "Nitrogen", "Binding Residue Single Letter": "T", "Source File": "interactionskif3.csv"}, {"ATP Residue Name": "ATP", "ATP Residue ID": 1, "ATP Atom Name": "O2B", "Binding Residue Name": "THR", "Binding Residue ID": 92, "Binding Atom Name": "N", "Distance (Å)": 2.677, "ATP Complete Atom Name": "Oxygen 2 beta", "Binding Complete Atom Name": "Nitrogen", "Binding Residue Single Letter": "T", "Source File": "interactionskif3.csv"}, {"ATP Residue Name": "ATP", "ATP Residue ID": 1, "ATP Atom Name": "O1A", "Binding Residue Name": "PHE", "Binding Residue ID": 93, "Binding Atom Name": "N", "Distance (Å)": 2.711, "ATP Complete Atom Name": "Oxygen 1 alpha", "Binding Complete Atom Name": "Nitrogen", "Binding Residue Single Letter": "F", "Source File": "interactionskif3.csv"}, {"ATP Residue Name": "ATP", "ATP Residue ID": 1, "ATP Atom Name": "O1A", "Binding Residue Name": "PHE", "Binding Residue ID": 93, "Binding Atom Name": "N", "Distance (Å)": 2.744, "ATP Complete Atom Name": "Oxygen 1 alpha", "Binding Complete Atom Name": "Nitrogen", "Binding Residue Single Letter": "F", "Source File": "interactionskif3.csv"}, {"ATP Residue Name": "ATP", "ATP Residue ID": 1, "ATP Atom Name": "O1G", "Binding Residue Name": "THR", "Binding Residue ID": 92, "Binding Atom Name": "OG1", "Distance (Å)": 2.76, "ATP Complete Atom Name": "Oxygen 1 gamma", "Binding Complete Atom Name": "Oxygen gamma 1", "Binding Residue Single Letter": "T", "Source File": "interactionskif3.csv"}]}}
